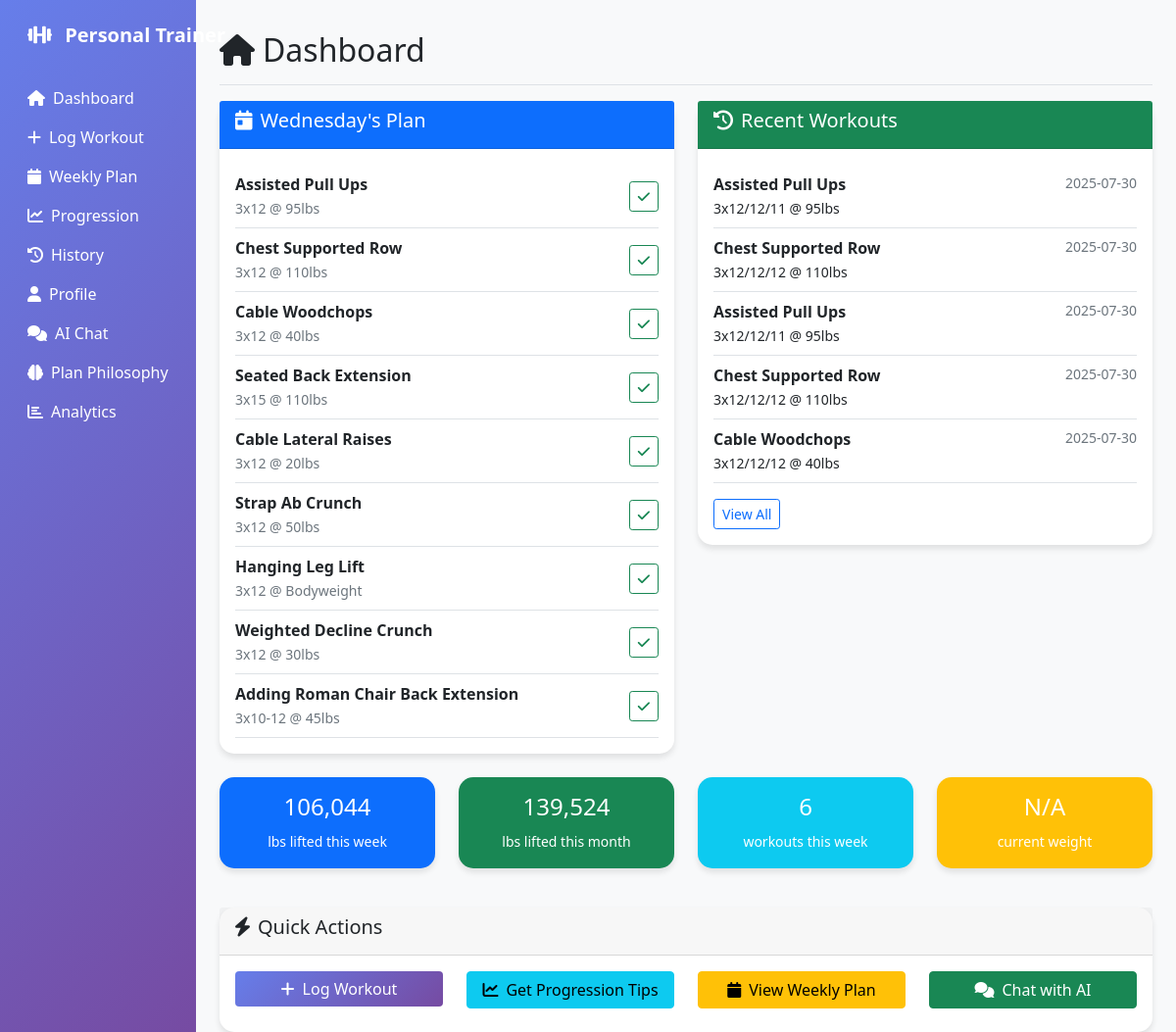
The page / on the database its author committed.
### tables this page shows
CREATE TABLE weekly_plan (
    id INTEGER PRIMARY KEY AUTOINCREMENT,
    day_of_week TEXT,
    exercise_name TEXT,
    target_sets INTEGER,
    target_reps TEXT,
    target_weight TEXT,
    exercise_order INTEGER,
    notes TEXT,
    created_date TEXT,
    updated_date TEXT
, order_index INTEGER DEFAULT 1, exercise_type TEXT DEFAULT "working_set", progression_rate TEXT DEFAULT "normal", created_by TEXT DEFAULT "user");

CREATE TABLE workouts (
    id INTEGER PRIMARY KEY AUTOINCREMENT,
    exercise_name TEXT,
    sets INTEGER,
    reps TEXT,
    weight TEXT,
    date_logged TEXT,
    notes TEXT
, substitution_reason TEXT, performance_context TEXT, environmental_factors TEXT, difficulty_rating INTEGER, gym_location TEXT);

### app.py (the view)
@app.route('/')
def dashboard():
    conn = get_db_connection()
    cursor = conn.cursor()
    today = datetime.now().strftime('%A')
    today_lowercase = today.lower()
    cursor.execute('SELECT id, day_of_week, exercise_name, target_sets, target_reps, target_weight, exercise_order, COALESCE(notes, "") FROM weekly_plan WHERE day_of_week = ? ORDER BY exercise_order', (today_lowercase,))
    today_plan = cursor.fetchall()
    cursor.execute('SELECT exercise_name, sets, reps, weight, date_logged FROM workouts ORDER BY date_logged DESC LIMIT 10')
    recent_workouts = cursor.fetchall()
    from collections import namedtuple
    Stats = namedtuple('Stats', ['week_volume', 'month_volume', 'week_workouts', 'latest_weight', 'weight_date'])
    week_ago = (datetime.now() - timedelta(days=7)).strftime('%Y-%m-%d')
    cursor.execute('SELECT SUM(CAST(weight AS REAL) * sets * CAST(reps AS REAL)) FROM workouts WHERE date_logged >= ?', (week_ago,))
    week_volume = cursor.fetchone()[0] or 0
    month_ago = (datetime.now() - timedelta(days=30)).strftime('%Y-%m-%d')
    cursor.execute('SELECT SUM(CAST(weight AS REAL) * sets * CAST(reps AS REAL)) FROM workouts WHERE date_logged >= ?', (month_ago,))
    month_volume = cursor.fetchone()[0] or 0
    cursor.execute('SELECT COUNT(DISTINCT date_logged) FROM workouts WHERE date_logged >= ?', (week_ago,))
    week_workouts = cursor.fetchone()[0] or 0
    latest_weight = None
    weight_date = None
    stats = Stats(
        week_volume=int(week_volume),
        month_volume=int(month_volume),
        week_workouts=week_workouts,
        latest_weight=latest_weight,
        weight_date=weight_date
    )
    cursor.execute('SELECT onboarding_completed FROM user_background WHERE user_id = 1')
    bg_result = cursor.fetchone()
    needs_onboarding = not bg_result or not bg_result[0]
    conn.close()
    return render_template('dashboard.html',
                         today=today,
                         today_plan=today_plan,
                         recent_workouts=recent_workouts,
                         stats=stats,
                         needs_onboarding=needs_onboarding)

### app.py (called while the page is built)
def get_db_connection():
    return sqlite3.connect('workout_logs.db', timeout=10.0)

### templates/dashboard.html (shortened to what this page needs)
{% extends "base.html" %}
{% block content %}
<div class="d-flex justify-content-between flex-wrap flex-md-nowrap align-items-center pt-3 pb-2 mb-3 border-bottom">
    <h1 class="h2"><i class="fas fa-home me-2"></i>Dashboard</h1>
</div>
<div class="row">
    <div class="col-md-6 mb-4">
        <div class="card">
            <div class="card-header bg-primary text-white">
                <h5><i class="fas fa-calendar-day me-2"></i>{{ today }}'s Plan</h5>
            </div>
            <div class="card-body">
                {% if today_plan %}
                    {% for row in today_plan %}
                        {% set id, day, exercise, sets, reps, weight, order, notes = row %}
                        <div class="d-flex justify-content-between align-items-center border-bottom py-2">
                            <div>
                                <strong>{{ exercise.title() }}</strong><br>
                                <small class="text-muted">{{ sets }}x{{ reps }} @ {{ weight }}</small>
                            </div>
                            <button class="btn btn-sm btn-outline-success" onclick="quickLog('{{ exercise }}', {{ sets }}, '{{ reps }}', '{{ weight }}')">
                                <i class="fas fa-check"></i>
                            </button>
                        </div>
                    {% endfor %}
                {% else %}
                    <p class="text-muted">No plan set for today. <a href="{{ url_for('weekly_plan') }}">Set up your weekly plan</a></p>
                {% endif %}
            </div>
        </div>
    </div>
    <div class="col-md-6 mb-4">
        <div class="card">
            <div class="card-header bg-success text-white">
                <h5><i class="fas fa-history me-2"></i>Recent Workouts</h5>
            </div>
            <div class="card-body">
                {% if recent_workouts %}
                    {% for workout in recent_workouts[:5] %}
                        {% set exercise, sets, reps, weight, date = workout %}
                        <div class="border-bottom py-2">
                            <div class="d-flex justify-content-between">
                                <strong>{{ exercise.title() }}</strong>
                                <small class="text-muted">{{ date }}</small>
                            </div>
                            <small>{{ sets }}x{{ reps }} @ {{ weight }}</small>
                        </div>
                    {% endfor %}
                    <div class="mt-3">
                        <a href="{{ url_for('history') }}" class="btn btn-sm btn-outline-primary">View All</a>
                    </div>
                {% else %}
                    <p class="text-muted">No workouts logged yet. <a href="{{ url_for('log_workout') }}">Log your first workout!</a></p>
                {% endif %}
            </div>
        </div>
    </div>
</div>
<div class="row mb-4">
    <div class="col-md-3 mb-3">
        <div class="card bg-primary text-white">
            <div class="card-body text-center">
                <h4>{{ "{:,}".format(stats.week_volume) }}</h4>
                <small>lbs lifted this week</small>
            </div>
        </div>
    </div>
    <div class="col-md-3 mb-3">
        <div class="card bg-success text-white">
            <div class="card-body text-center">
                <h4>{{ "{:,}".format(stats.month_volume) }}</h4>
                <small>lbs lifted this month</small>
            </div>
        </div>
    </div>
    <div class="col-md-3 mb-3">
        <div class="card bg-info text-white">
            <div class="card-body text-center">
                <h4>{{ stats.week_workouts }}</h4>
                <small>workouts this week</small>
            </div>
        </div>
    </div>
    <div class="col-md-3 mb-3">
        <div class="card bg-warning text-white">
            <div class="card-body text-center">
                <h4>{{ stats.latest_weight or 'N/A' }}</h4>
                <small>current weight {% if stats.weight_date %}({{ stats.weight_date }}){% endif %}</small>
            </div>
        </div>
    </div>
</div>
<div class="row">
    <div class="col-md-12">
        <div class="card">
            <div class="card-header">
                <h5><i class="fas fa-bolt me-2"></i>Quick Actions</h5>
            </div>
            <div class="card-body">
                <div class="row">
                    <div class="col-md-3 mb-2">
                        <a href="{{ url_for('log_workout') }}" class="btn btn-primary w-100">
                            <i class="fas fa-plus me-2"></i>Log Workout
                        </a>
                    </div>
                    <div class="col-md-3 mb-2">
                        <a href="{{ url_for('progression') }}" class="btn btn-info w-100">
                            <i class="fas fa-chart-line me-2"></i>Get Progression Tips
                        </a>
                    </div>
                    <div class="col-md-3 mb-2">
                        <a href="{{ url_for('weekly_plan') }}" class="btn btn-warning w-100">
                            <i class="fas fa-calendar me-2"></i>View Weekly Plan
                        </a>
                    </div>
                    <div class="col-md-3 mb-2">
                        <a href="{{ url_for('chat') }}" class="btn btn-success w-100">
                            <i class="fas fa-comments me-2"></i>Chat with AI
                        </a>
                    </div>
                </div>
            </div>
        </div>
    </div>
</div>
{% endblock %}

### templates/base.html (shortened to what this page needs)
<!DOCTYPE html>
<html lang="en">
<head>
    <link href="https://cdn.jsdelivr.net/npm/bootstrap@5.1.3/dist/css/bootstrap.min.css" rel="stylesheet">
    <link href="https://cdnjs.cloudflare.com/ajax/libs/font-awesome/6.0.0/css/all.min.css" rel="stylesheet">
</head>
<body>
    <div class="container-fluid">
        <div class="row">
            <nav class="col-md-3 col-lg-2 d-md-block sidebar collapse" id="mobileSidebar">
                <div class="position-sticky pt-3">
                    <div class="navbar-brand px-3 mb-4">
                        <i class="fas fa-dumbbell me-2"></i>
                        Personal Trainer
                    </div>
                    <ul class="nav flex-column">
                        <li class="nav-item">
                            <a class="nav-link text-white" href="{{ url_for('dashboard') }}">
                                <i class="fas fa-home me-2"></i>Dashboard
                            </a>
                        </li>
                        <li class="nav-item">
                            <a class="nav-link text-white" href="{{ url_for('log_workout') }}">
                                <i class="fas fa-plus me-2"></i>Log Workout
                            </a>
                        </li>
                        <li class="nav-item">
                            <a class="nav-link text-white" href="{{ url_for('weekly_plan') }}">
                                <i class="fas fa-calendar me-2"></i>Weekly Plan
                            </a>
                        </li>
                        <li class="nav-item">
                            <a class="nav-link text-white" href="{{ url_for('progression') }}">
                                <i class="fas fa-chart-line me-2"></i>Progression
                            </a>
                        </li>
                        <li class="nav-item">
                            <a class="nav-link text-white" href="{{ url_for('history') }}">
                                <i class="fas fa-history me-2"></i>History
                            </a>
                        </li>
                        <li class="nav-item">
                            <a class="nav-link text-white" href="{{ url_for('profile') }}">
                                <i class="fas fa-user me-2"></i>Profile
                            </a>
                        </li>
                        <li class="nav-item">
                            <a class="nav-link text-white" href="{{ url_for('chat') }}">
                                <i class="fas fa-comments me-2"></i>AI Chat
                            </a>
                        </li>
                        <li class="nav-item">
                            <a class="nav-link text-white" href="{{ url_for('analyze_plan') }}">
                                <i class="fas fa-brain me-2"></i>Plan Philosophy
                            </a>
                        </li>
                         <li class="nav-item">
                            <a class="nav-link text-white" href="{{ url_for('analytics') }}">
                                <i class="fas fa-chart-bar me-2"></i>Analytics
                            </a>
                        </li>
                    </ul>
                </div>
            </nav>
            <main class="col-md-9 ms-sm-auto col-lg-10 px-md-4 main-content">
                <div class="pt-3">
                    {% block content %}{% endblock %}
                </div>
            </main>
        </div>
    </div>
</body>
</html>

### templates/base.html (style rules this page uses)
.sidebar { min-height: 100vh; background: linear-gradient(135deg, #667eea 0%, #764ba2 100%); }
.main-content { background-color: #f8f9fa; min-height: 100vh; }
.card { border: none; border-radius: 15px; box-shadow: 0 4px 6px rgba(0, 0, 0, 0.1); }
.btn-primary { background: linear-gradient(135deg, #667eea 0%, #764ba2 100%); border: none; }
.navbar-brand { font-weight: bold; color: white !important; }

### rows shown on the page
weekly_plan: title "Assisted Pull Ups", target_sets "3", target_reps "12", target_weight "95lbs"
weekly_plan: title "Chest Supported Row", target_sets "3", target_reps "12", target_weight "110lbs"
weekly_plan: title "Cable Woodchops", sets "3", target_reps "12", target_weight "40lbs"
weekly_plan: title "Seated Back Extension", target_sets "3", target_reps "15", target_weight "110lbs"
weekly_plan: title "Cable Lateral Raises", target_sets "3", target_reps "12", target_weight "20lbs"
weekly_plan: title "Strap Ab Crunch", target_sets "3", target_reps "12", target_weight "50lbs"
weekly_plan: title "Hanging Leg Lift", target_sets "3", target_reps "12", target_weight "Bodyweight"
weekly_plan: title "Weighted Decline Crunch", target_sets "3", target_reps "12", target_weight "30lbs"
weekly_plan: title "Adding Roman Chair Back Extension", target_sets "3", target_reps "10-12", target_weight "45lbs"
workouts: title "Assisted Pull Ups", date_logged "2025-07-30", sets "3", reps "12/12/11", weight "95lbs"
workouts: title "Chest Supported Row", date_logged "2025-07-30", sets "3", reps "12/12/12", weight "110lbs"
workouts: title "Assisted Pull Ups", date_logged "2025-07-30", sets "3", reps "12/12/11", weight "95lbs"
workouts: title "Chest Supported Row", date_logged "2025-07-30", sets "3", reps "12/12/12", weight "110lbs"
workouts: title "Cable Woodchops", date_logged "2025-07-30", sets "3", reps "12/12/12", weight "40lbs"

### other values the page prints
{{ "{:,}".format(stats.week_volume) }} "106,044"
{{ "{:,}".format(stats.month_volume) }} "139,524"
{{ stats.week_workouts }} "6"
{{ stats.latest_weight or 'N/A' }} "N/A"
